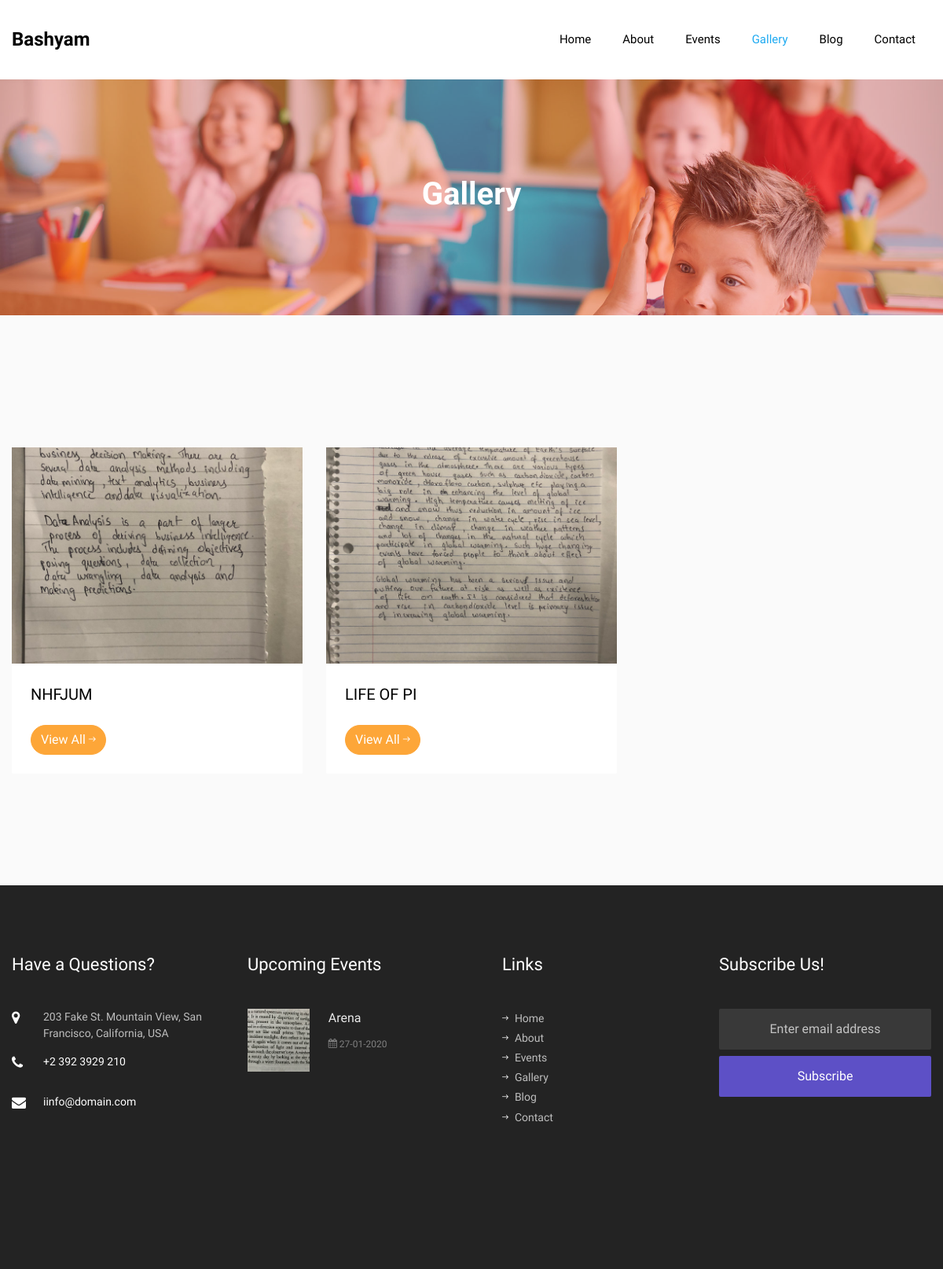
The page /gallery on the database its author committed.
### school/models.py (models this page shows)
class contact_us(models.Model):
    address=models.TextField(max_length=100000)
    mobile_number=models.CharField(max_length=264)
    email=models.CharField(max_length=264)

class events(models.Model):
    name=models.CharField(max_length=264)
    details=models.TextField()
    date=models.DateField()
    image=models.ImageField(upload_to=rename_event)

### school/views.py (the view)
# urls.py: path('gallery',views.gallery),
def gallery(request):
    grouplist=[]
    obj=groups.objects.all()
    for i in obj:
        a=[]
        a.append(i.group_name.upper())
        print(a)
        try:
            obj1=group_images.objects.filter(group_name=i)
            a.append("/media/"+str(obj1[0].image))
            a.append("/gallery/"+i.group_name.replace(" ","_"))
            grouplist.append(a)
        except Exception as e:
            print(e)
            continue
    print(grouplist)
    obj=events.objects.filter(date__gte=datetime.datetime.now()).order_by('date')
    eves=[]
    ct=0
    for i in obj:
        a=[]
        a.append(i.name)
        x=str(i.date)
        x=x.split('-')
        x=x[2]+'-'+x[1]+'-'+x[0]
        a.append(x)
        img="/media/"+str(i.image)
        a.append(img)
        x=i.name
        x=x.replace(' ','_')
        x="/events/"+x
        a.append(x)
        eves.append(a)
        ct+=1
        if ct==2:
            break
    con=[]
    obj=contact_us.objects.all()
    ctt=0
    for i in obj:
        con.append(i.address)
        con.append(i.mobile_number)
        con.append(i.email)
        break
    return render(request,"gallery.html",context={'grouplist':grouplist,'no_of_events':ct,'events':eves,'contact':con})

### Templates/gallery.html (shortened to what this page needs)
{% load static %}
<!DOCTYPE html>
<html lang="en">
  <head>
    <link rel="stylesheet" href="{% static 'css/open-iconic-bootstrap.min.css' %}">
    <link rel="stylesheet" href="{% static 'css/animate.css' %}">
    <link rel="stylesheet" href="{% static 'css/owl.carousel.min.css' %}">
    <link rel="stylesheet" href="{% static 'css/owl.theme.default.min.css' %}">
    <link rel="stylesheet" href="{% static 'css/magnific-popup.css' %}">
    <link rel="stylesheet" href="{% static 'css/aos.css' %}">
    <link rel="stylesheet" href="{% static 'css/ionicons.min.css' %}">
    <link rel="stylesheet" href="{% static 'css/flaticon.css' %}">
    <link rel="stylesheet" href="{% static 'css/icomoon.css' %}">
    <link rel="stylesheet" href="{% static 'css/style.css' %}">
  </head>
  <body>
    <nav class="navbar navbar-expand-lg navbar-dark bg-dark ftco_navbar ftco-navbar-light" id="ftco-navbar">
	    <div class="container d-flex align-items-center">
	    	<a class="navbar-brand" href="">Bashyam</a>
	      <div class="collapse navbar-collapse" id="ftco-nav">
	        <ul class="navbar-nav ml-auto">
            <li class="nav-item"><a href="/" class="nav-link">Home</a></li>
	        	<li class="nav-item"><a href="/about" class="nav-link">About</a></li>
	        	<li class="nav-item"><a href="/events" class="nav-link">Events</a></li>
	        	<li class="nav-item active"><a href="/gallery" class="nav-link">Gallery</a></li>
	        	<li class="nav-item"><a href="/blog" class="nav-link">Blog</a></li>
	          <li class="nav-item"><a href="/contact" class="nav-link">Contact</a></li>
	        </ul>
	      </div>
	    </div>
	  </nav>
    <section class="hero-wrap hero-wrap-2" style="background-image: url({% static 'images/bg_2.jpg' %});">
        <div class="overlay"></div>
        <div class="container">
          <div class="row no-gutters slider-text align-items-center justify-content-center">
            <div class="col-md-9 ftco-animate text-center">
              <h1 class="mb-2 bread">Gallery</h1>
            </div>
          </div>
        </div>
      </section>
      <section class="ftco-section bg-light">
        <div class="container">
            <div class="row justify-content-center mb-5 pb-2">
    </div>
    <div class="row">
    {% for i in grouplist %}
      <div class="col-md-5 col-lg-4 ftco-animate">
        <div class="blog-entry">
            <a href="{{i.2}}" class="block-20 d-flex align-items-end" style="background-image: url({{i.1}});">
            </a>
          <div class="text bg-white p-4">
            <h3 class="heading"><a href="{{i.2}}">{{i.0}}
            </a></h3>
            <div class="d-flex align-items-center mt-4">
                <p class="mb-0"><a href="{{i.2}}" class="btn btn-secondary">View All <span class="ion-ios-arrow-round-forward"></span></a></p>
            </div>
          </div>
        </div>
      </div>
      {% endfor %}
    </div>
        </div>
    </section>
    <footer class="ftco-footer ftco-bg-dark ftco-section">
        <div class="container">
          <div class="row mb-5">
            <div class="col-md-6 col-lg-3">
              <div class="ftco-footer-widget mb-5">
                  <h2 class="ftco-heading-2">Have a Questions?</h2>
                  <div class="block-23 mb-3">
                    <ul>
                      <li><span class="icon icon-map-marker"></span><span class="text">{{contact.0}}</span></li>
                      <li><a href="#"><span class="icon icon-phone"></span><span class="text">{{contact.1}}</span></a></li>
                      <li><a href="#"><span class="icon icon-envelope"></span><span class="text">i{{contact.2}}</span></a></li>
                    </ul>
                  </div>
              </div>
            </div>
            <div class="col-md-6 col-lg-3">
              <div class="ftco-footer-widget mb-5">
                <h2 class="ftco-heading-2">Upcoming Events</h2>
                {% for i in events %}
                <div class="block-21 mb-5 d-flex">
                  <a href="{{i.3}}" class="blog-img mr-4" style="background-image: url({{i.2}});"></a>
                  <div class="text">
                    <h3 class="heading"><a href="{{i.3}}">{{i.0}}</a></h3>
                    <div class="meta">
                      <div><a href="{{i.3}}"><span class="icon-calendar"></span>&nbsp;{{i.1}}</a></div>
                    </div>
                  </div>
                </div>
                {% endfor %}
              </div>
            </div>
            <div class="col-md-6 col-lg-3">
              <div class="ftco-footer-widget mb-5 ml-md-4">
                <h2 class="ftco-heading-2">Links</h2>
                <ul class="list-unstyled">
                  <li><a href="/"><span class="ion-ios-arrow-round-forward mr-2"></span>Home</a></li>
                  <li><a href="/about"><span class="ion-ios-arrow-round-forward mr-2"></span>About</a></li>
                  <li><a href="/events"><span class="ion-ios-arrow-round-forward mr-2"></span>Events</a></li>
                  <li><a href="/gallery"><span class="ion-ios-arrow-round-forward mr-2"></span>Gallery</a></li>
                  <li><a href="/blog"><span class="ion-ios-arrow-round-forward mr-2"></span>Blog</a></li>
                  <li><a href="/contact"><span class="ion-ios-arrow-round-forward mr-2"></span>Contact</a></li>
                </ul>
              </div>
            </div>
            <div class="col-md-6 col-lg-3">
              <div class="ftco-footer-widget mb-5">
                  <h2 class="ftco-heading-2">Subscribe Us!</h2>
                <form action="#" class="subscribe-form">
                  <div class="form-group">
                    <input type="text" class="form-control mb-2 text-center" placeholder="Enter email address">
                    <input type="submit" value="Subscribe" class="form-control submit px-3">
                  </div>
                </form>
              </div>
            </div>
          </div>
        </div>
      </footer>
  </body>
</html>

### static/css/icomoon.css (style rules this page uses)
[class^="icon-"], [class*=" icon-"] { font-family: 'icomoon' !important; speak: none; font-style: normal; font-weight: normal; font-variant: normal; text-transform: none; line-height: 1; -webkit-font-smoothing: antialiased; -moz-osx-font-smoothing: grayscale; }
.icon-map-marker:before { content: "\f041"; }
.icon-calendar:before { content: "\f073"; }
.icon-phone:before { content: "\f095"; }
.icon-envelope:before { content: "\f0e0"; }

### rows shown on the page
contact_us: address "203 Fake St. Mountain View, San Francisco, California, USA", mobile_number "+2 392 3929 210", email "info@domain.com"
events: name "Arena"

### other values the page prints
{{ i.0 }} "NHFJUM" "LIFE OF PI"
{{ i.1 }} "27-01-2020"
